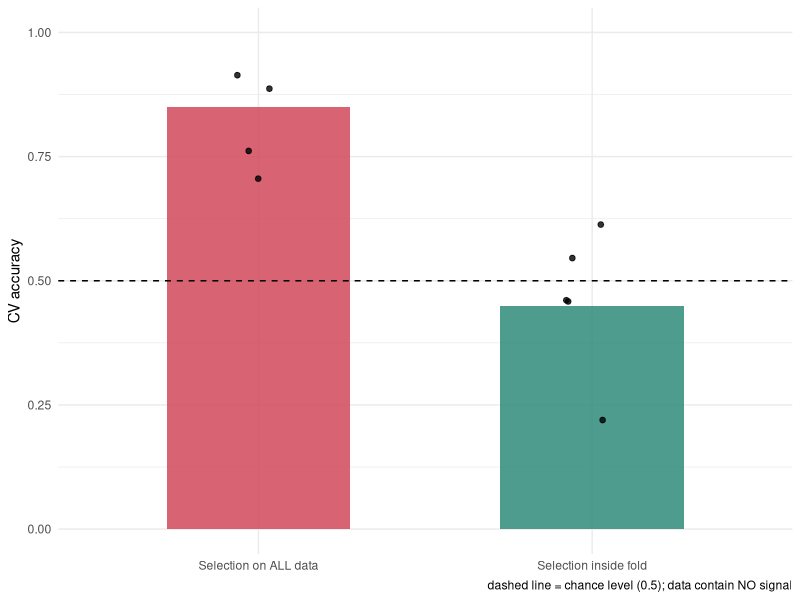

Reproduce this figure in R.
## ---- chunk 1
#| eval: true
set.seed(2026)

n <- 100; p <- 2000
X <- matrix(rnorm(n * p), n, p, dimnames = list(NULL, paste0("G", 1:p)))
y <- factor(rep(c("A", "B"), each = n / 2))   # X와 아무 관련 없음

# 두 군 평균차의 t-통계량 상위 k개 선택
tstat <- function(X, y) {
  g1 <- X[y == "A", , drop = FALSE]; g2 <- X[y == "B", , drop = FALSE]
  abs(colMeans(g1) - colMeans(g2)) /
    sqrt(apply(g1, 2, var) / nrow(g1) + apply(g2, 2, var) / nrow(g2))
}
top_k <- function(X, y, k = 20) order(tstat(X, y), decreasing = TRUE)[1:k]

fit_acc <- function(sel, tr, te) {
  d_tr <- data.frame(y = y[tr], X[tr, sel, drop = FALSE])
  d_te <- data.frame(X[te, sel, drop = FALSE])
  m <- glm(y ~ ., data = d_tr, family = binomial)
  pred <- ifelse(predict(m, d_te, type = "response") > 0.5, "B", "A")
  mean(pred == y[te])
}

folds <- sample(rep(1:5, length.out = n))
## ---- chunk 2
#| eval: true
# ❌ 틀린 방법 — 전체 데이터로 feature를 고른 뒤 교차검증
sel_all <- top_k(X, y, 20)
wrong <- sapply(1:5, function(f) fit_acc(sel_all, folds != f, folds == f))

# ✅ 올바른 방법 — 매 fold 안에서 다시 고름
right <- sapply(1:5, function(f) {
  tr <- folds != f
  fit_acc(top_k(X[tr, ], y[tr], 20), tr, folds == f)
})

data.frame(
  method   = c("Selection on ALL data", "Selection inside fold"),
  accuracy = round(c(mean(wrong), mean(right)), 3)
)
## ---- chunk 3
#| eval: true
#| fig-width: 6
#| fig-height: 3
library(ggplot2)

res <- data.frame(
  method = factor(rep(c("Selection on ALL data", "Selection inside fold"), each = 5),
                  levels = c("Selection on ALL data", "Selection inside fold")),
  acc    = c(wrong, right)
)

ggplot(res, aes(method, acc, fill = method)) +
  stat_summary(fun = mean, geom = "col", width = .55, alpha = .85) +
  geom_jitter(width = .08, size = 1.6, alpha = .8) +
  geom_hline(yintercept = 0.5, linetype = 2) +
  scale_fill_manual(values = c("Selection on ALL data" = "#d1495b",   # leakage
                               "Selection inside fold" = "#2e8b7a")) + # correct
  scale_y_continuous(limits = c(0, 1)) +
  labs(x = NULL, y = "CV accuracy",
       caption = "dashed line = chance level (0.5); data contain NO signal") +
  theme_minimal() +
  theme(legend.position = "none")
